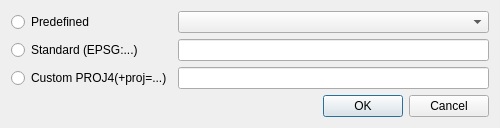
<?xml version="1.0" encoding="UTF-8"?>
<ui version="4.0">
 <class>ProjectionChooser</class>
 <widget class="QDialog" name="ProjectionChooser">
  <property name="geometry">
   <rect>
    <x>0</x>
    <y>0</y>
    <width>500</width>
    <height>121</height>
   </rect>
  </property>
  <property name="sizePolicy">
   <sizepolicy hsizetype="Preferred" vsizetype="MinimumExpanding">
    <horstretch>0</horstretch>
    <verstretch>0</verstretch>
   </sizepolicy>
  </property>
  <property name="minimumSize">
   <size>
    <width>500</width>
    <height>0</height>
   </size>
  </property>
  <property name="windowTitle">
   <string>Dialog</string>
  </property>
  <layout class="QVBoxLayout" name="verticalLayout">
   <item>
    <layout class="QGridLayout" name="gridLayout">
     <item row="0" column="0">
      <widget class="QRadioButton" name="chkPredefined">
       <property name="text">
        <string>Predefined</string>
       </property>
      </widget>
     </item>
     <item row="1" column="0">
      <widget class="QRadioButton" name="chkStandard">
       <property name="text">
        <string>Standard (EPSG:...)</string>
       </property>
      </widget>
     </item>
     <item row="2" column="0">
      <widget class="QRadioButton" name="chkCustom">
       <property name="text">
        <string>Custom PROJ4(+proj=...)</string>
       </property>
      </widget>
     </item>
     <item row="1" column="1">
      <widget class="QLineEdit" name="txtStandard"/>
     </item>
     <item row="2" column="1">
      <widget class="QLineEdit" name="txtCustom"/>
     </item>
     <item row="0" column="1">
      <widget class="QComboBox" name="cbPredefined">
       <property name="sizePolicy">
        <sizepolicy hsizetype="MinimumExpanding" vsizetype="Fixed">
         <horstretch>0</horstretch>
         <verstretch>0</verstretch>
        </sizepolicy>
       </property>
       <property name="maximumSize">
        <size>
         <width>500</width>
         <height>16777215</height>
        </size>
       </property>
      </widget>
     </item>
    </layout>
   </item>
   <item>
    <widget class="QDialogButtonBox" name="buttonBox">
     <property name="orientation">
      <enum>Qt::Horizontal</enum>
     </property>
     <property name="standardButtons">
      <set>QDialogButtonBox::Cancel|QDialogButtonBox::Ok</set>
     </property>
    </widget>
   </item>
  </layout>
 </widget>
 <resources/>
 <connections>
  <connection>
   <sender>buttonBox</sender>
   <signal>accepted()</signal>
   <receiver>ProjectionChooser</receiver>
   <slot>accept()</slot>
   <hints>
    <hint type="sourcelabel">
     <x>257</x>
     <y>142</y>
    </hint>
    <hint type="destinationlabel">
     <x>157</x>
     <y>274</y>
    </hint>
   </hints>
  </connection>
  <connection>
   <sender>buttonBox</sender>
   <signal>rejected()</signal>
   <receiver>ProjectionChooser</receiver>
   <slot>reject()</slot>
   <hints>
    <hint type="sourcelabel">
     <x>325</x>
     <y>142</y>
    </hint>
    <hint type="destinationlabel">
     <x>286</x>
     <y>274</y>
    </hint>
   </hints>
  </connection>
  <connection>
   <sender>cbPredefined</sender>
   <signal>currentIndexChanged(int)</signal>
   <receiver>chkPredefined</receiver>
   <slot>toggle()</slot>
   <hints>
    <hint type="sourcelabel">
     <x>239</x>
     <y>29</y>
    </hint>
    <hint type="destinationlabel">
     <x>107</x>
     <y>23</y>
    </hint>
   </hints>
  </connection>
  <connection>
   <sender>txtStandard</sender>
   <signal>textEdited(QString)</signal>
   <receiver>chkStandard</receiver>
   <slot>toggle()</slot>
   <hints>
    <hint type="sourcelabel">
     <x>231</x>
     <y>56</y>
    </hint>
    <hint type="destinationlabel">
     <x>129</x>
     <y>62</y>
    </hint>
   </hints>
  </connection>
  <connection>
   <sender>txtCustom</sender>
   <signal>textEdited(QString)</signal>
   <receiver>chkCustom</receiver>
   <slot>toggle()</slot>
   <hints>
    <hint type="sourcelabel">
     <x>220</x>
     <y>94</y>
    </hint>
    <hint type="destinationlabel">
     <x>158</x>
     <y>90</y>
    </hint>
   </hints>
  </connection>
 </connections>
</ui>
